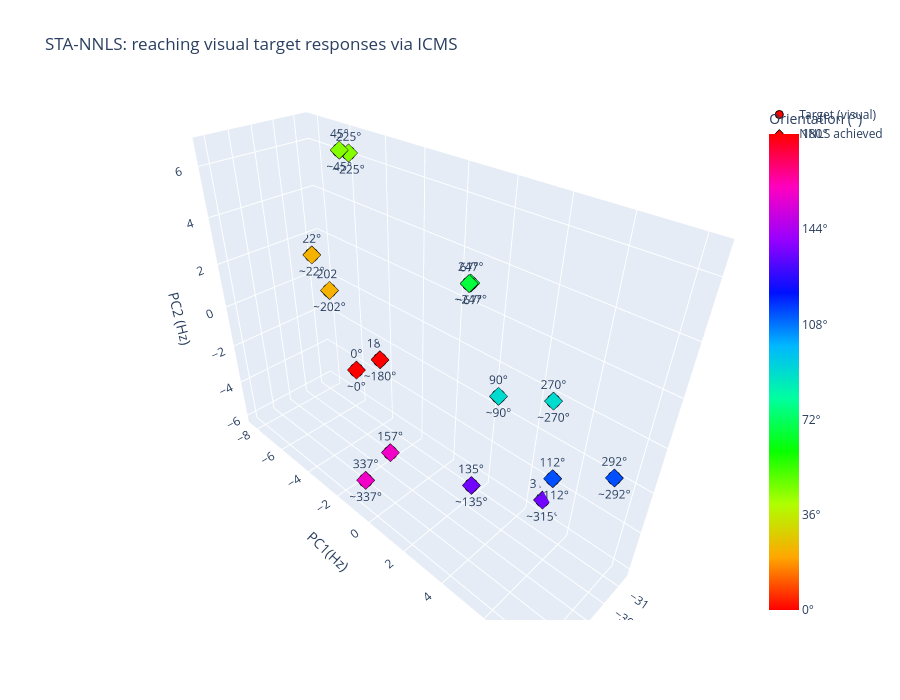

Notebook source saved alongside this figure:
### Code cell
import plotly.graph_objects as go
# Build the 3D projection (CIS + PC1 + PC2) like SystemMouse does, but from real vis data
mean_vec = target_vectors.mean(axis=0)
pca_targets = PCA(n_components=2).fit(target_vectors)
proj, _ = np.linalg.qr(np.array([mean_vec, pca_targets.components_[0], pca_targets.components_[1]]).T)
# proj = np.array([pca_targets.components_[0], pca_targets.components_[1]]).T   
target_proj =  target_vectors @ proj       # (n_orientations, 3)
approx_proj = []
if sta_matx.ndim == 2:
    sta_matx = sta_matx[:, :, np.newaxis]  # add dummy bin axis for NNLS 
for i, ori in enumerate(orientations):
    target = target_vectors[i]
    weights, err = controller.compute_stimulus(sta_matx.sum(axis=2),target, weight=proj.T, l1=0.0)
    achieved = sta_matx.sum(axis=2) @ weights
    print(f'{ori:6.1f}°  |  active={( weights>1e-8).sum():3d}  residual={err:.2f}  '
          f'target_norm={np.linalg.norm(target)}')
    approx_proj.append(achieved @ proj)

approx_proj = np.array(approx_proj)
doubled = (orientations * 2) % 360    # cyclic colormap for 0-180°

fig = go.Figure()
if target_proj.ndim == 2:
    target_proj = np.hstack([target_proj, np.zeros((target_proj.shape[0], 1))])  # add dummy z=0 for 3D scatter
    approx_proj = np.hstack([approx_proj, np.zeros((approx_proj.shape[0], 1))])
fig.add_trace(go.Scatter3d(
    x=target_proj[:,0], y=target_proj[:,1], z=target_proj[:,2],
    mode='markers+text', name='Target (visual)',
    marker=dict(size=8, color=doubled, colorscale='HSV', cmin=0, cmax=360,
                colorbar=dict(title='Orientation (°)', tickvals=np.arange(0,361,72),
                              ticktext=[f'{int(v/2)}°' for v in np.arange(0,361,72)]),
                line=dict(color='black', width=1)),
    text=[f'{int(o)}°' for o in orientations], textposition='top center',
))
fig.add_trace(go.Scatter3d(
    x=approx_proj[:,0], y=approx_proj[:,1], z=approx_proj[:,2],
    mode='markers+text', name='NNLS achieved',
    marker=dict(size=6, color=doubled, colorscale='HSV', cmin=0, cmax=360, symbol='diamond',
                line=dict(color='black', width=1)),
    text=[f'~{int(o)}°' for o in orientations], textposition='bottom center',
))
fig.update_layout(
    title='STA-NNLS: reaching visual target responses via ICMS',
    scene=dict(xaxis_title='CIS', yaxis_title='PC1(Hz)', zaxis_title='PC2 (Hz)',
               aspectmode='data'),
    width=900, height=700,
)
fig.show()

### Figure 1 — Plotly figure (JSON) as saved in the notebook; plotly's stock layout.template omitted (floating-point values rounded to 4 significant figures)
{"data": [{"marker": {"cmax": 360, "cmin": 0, "color": [0.0, 45.0, 90.0, 135.0, 180.0, 225.0, 270.0, 315.0, 0.0, 45.0, 90.0, 135.0, 180.0, 225.0, 270.0, 315.0], "colorbar": {"ticktext": ["0°", "36°", "72°", "108°", "144°", "180°"], "tickvals": [0, 72, 144, 216, 288, 360], "title": {"text": "Orientation (°)"}}, "colorscale": [[0, "#ff0000"], [0.1111, "#ffa700"], [0.2222, "#afff00"], [0.3333, "#08ff00"], [0.4444, "#00ff9f"], [0.5556, "#00b7ff"], [0.6667, "#0010ff"], [0.7778, "#9700ff"], [0.8889, "#ff00bf"], [1, "#ff0000"]], "line": {"color": "black", "width": 1}, "size": 8}, "mode": "markers+text", "name": "Target (visual)", "text": ["0°", "22°", "45°", "67°", "90°", "112°", "135°", "157°", "180°", "202°", "225°", "247°", "270°", "292°", "315°", "337°"], "textposition": "top center", "type": "scatter3d", "x": [-30.86, -30.82, -30.16, -28.99, -26.69, -28.18, -29.37, -29.63, -31.33, -31.02, -31.01, -29.08, -28.3, -29.29, -31.47, -27.44], "y": [-5.602, -8.218, -4.904, 2.452, 5.552, 6.754, 2.825, -2.036, -4.435, -7.404, -5.425, 2.439, 6.293, 8.127, 4.768, -1.184], "z": [-3.925, 1.143, 6.647, 4.454, 3.13, -0.1757, -4.283, -6.02, -2.983, -0.4288, 6.248, 4.434, 2.47, 0.04792, -5.227, -5.531]}, {"marker": {"cmax": 360, "cmin": 0, "color": [0.0, 45.0, 90.0, 135.0, 180.0, 225.0, 270.0, 315.0, 0.0, 45.0, 90.0, 135.0, 180.0, 225.0, 270.0, 315.0], "colorscale": [[0, "#ff0000"], [0.1111, "#ffa700"], [0.2222, "#afff00"], [0.3333, "#08ff00"], [0.4444, "#00ff9f"], [0.5556, "#00b7ff"], [0.6667, "#0010ff"], [0.7778, "#9700ff"], [0.8889, "#ff00bf"], [1, "#ff0000"]], "line": {"color": "black", "width": 1}, "size": 6, "symbol": "diamond"}, "mode": "markers+text", "name": "NNLS achieved", "text": ["~0°", "~22°", "~45°", "~67°", "~90°", "~112°", "~135°", "~157°", "~180°", "~202°", "~225°", "~247°", "~270°", "~292°", "~315°", "~337°"], "textposition": "bottom center", "type": "scatter3d", "x": [-30.86, -30.82, -30.16, -28.99, -26.69, -28.18, -29.37, -29.63, -31.33, -31.02, -31.01, -29.08, -28.3, -29.29, -31.47, -27.44], "y": [-5.602, -8.218, -4.904, 2.452, 5.552, 6.754, 2.825, -2.036, -4.435, -7.404, -5.425, 2.439, 6.293, 8.127, 4.768, -1.184], "z": [-3.925, 1.143, 6.647, 4.454, 3.13, -0.1757, -4.283, -6.02, -2.983, -0.4288, 6.248, 4.434, 2.47, 0.04792, -5.227, -5.531]}], "layout": {"height": 700, "scene": {"aspectmode": "data", "xaxis": {"title": {"text": "CIS"}}, "yaxis": {"title": {"text": "PC1(Hz)"}}, "zaxis": {"title": {"text": "PC2 (Hz)"}}}, "title": {"text": "STA-NNLS: reaching visual target responses via ICMS"}, "width": 900}}
